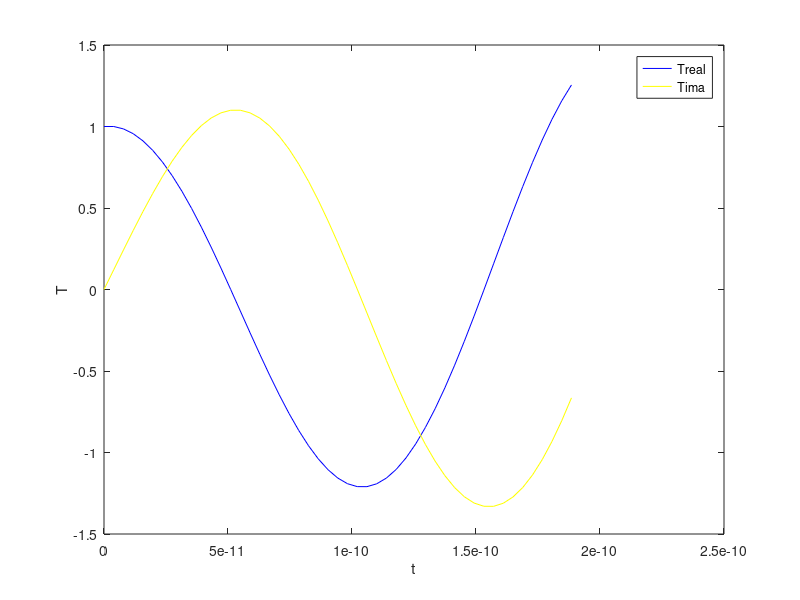
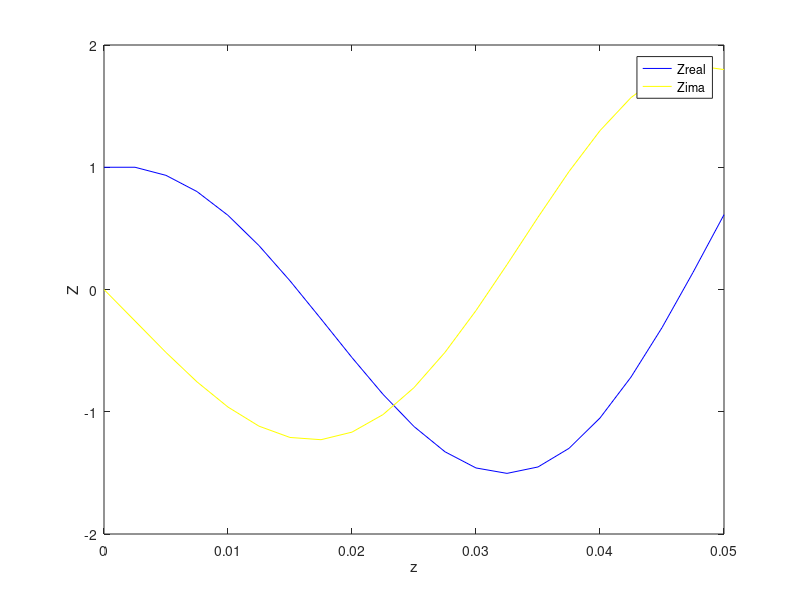

MATLAB code for these plots, in order: (Note: this script raises an error after producing the figures.)
clc;
clear;
    figure(1);
    
a=22.86/1000;
t=0;
T2=22.86/1000;
f=8.2*10^9;
lc=2*T2;
u=4*pi*10^(-7);
b=10.16/1000;
H0=1;
l=(3*10^8)/f;
c=0.05;
lg=l/((1-(l/lc)^2)^0.5);
B=2*pi/lg;
k=2*pi*f/(3*10^8);
dx=2.5/1000;
w=B*(3*10^8);

dt=(3e-11)/48*2*pi;
t=0:dt:48*dt;

for i=1:48
Tr(1)=H0;
T1r(1)=0;
T2r(1)=-w^2;
T1r(i+1)=T1r(i)+dt*T2r(i);
Tr(i+1)=Tr(i)+dt*T1r(i);
T2r(i+1)=-w^2*Tr(i+1);


Ti(1)=0;
T1i(1)=w;
T2i(1)=0;
T1i(i+1)=T1i(i)+dt*T2i(i);
Ti(i+1)=Ti(i)+dt*T1i(i);
T2i(i+1)=-w^2*Ti(i+1);
end
h3=plot(t,Tr,'b');
X=cos(w.*t);
hold on
h4=plot(t,Ti,'y');
xlabel('t');
ylabel('T');
legend([h3,h4],'Treal','Tima')
figure(2);
z=0:dx:c;
for i=1:20
    
Zr(1)=H0;
Z1r(1)=0;
Z2r(1)=-B^2;
Z1r(i+1)=Z1r(i)+dx*Z2r(i);
Zr(i+1)=Zr(i)+dx*Z1r(i);
Z2r(i+1)=-B^2*Zr(i+1);


Zi(1)=0;
Z1i(1)=-B;
Z2i(1)=0;
Z1i(i+1)=Z1i(i)+dx*Z2i(i);
Zi(i+1)=Zi(i)+dx*Z1i(i);
Z2i(i+1)=-B^2*Zi(i+1);
end
h1=plot(z,Zr,'b');
X=cos(-B.*z);
hold on
h2=plot(z,Zi,'y');

xlabel('z');
ylabel('Z');
legend([h1,h2],'Zreal','Zima')
figure(3);
f = getframe;
[im,map] = rgb2ind(f.cdata,256,'nodither');
xx=0:dx:a;
yy=0:dx:b;
zz=0:dx:c-dx;
[x,y,z]=meshgrid(xx,yy,zz);
for l=1:49
 for j=1:10
    for i=1:5
        for k=1:20
            hz(i,j,k)=H0*cos(pi*(j-1)*dx/a)*(Tr(l)*Zr(k)-Ti(l)*Zi(k));
            hx(i,j,k)=-B*(a/pi)*H0*sin(pi*(j-1)*dx/a)*(Ti(l)*Zr(k)+Tr(l)*Zi(k));
            hy(i,j,k)=0;
            ex(i,j,k)=0;
            ey(i,j,k)=-u*w*(a/pi)*H0*sin(pi*(j-1)*dx/a)*(Tr(l)*Zr(k)-Ti(l)*Zi(k));
            ez(i,j,k)=0;
        end
    end
 end
 quiver3(z,x,y,hz,hx,hy,'b');
 hold on
 quiver3(z,x,y,ez,ex,ey,'r');
 axis equal
 f=getframe;
im(:,:,1,l) = rgb2ind(f.cdata,map,'nodither'); 
hold off
end

imwrite(im,map,'Numerical.gif','DelayTime',0,'LoopCount',inf)

figure(4);
for l=1:49
    for k=1:20
        U(l,k)=(Tr(l)*Zr(k)-Ti(l)*Zi(k));
        uu(l,k)=cos(w*(l-1)*dt-B*(k-1)*dx);
    end
end
surf(U)
title('f=real(T(t)Z(z))');
figure(5)
surf(uu)
title('Exact Solution')
